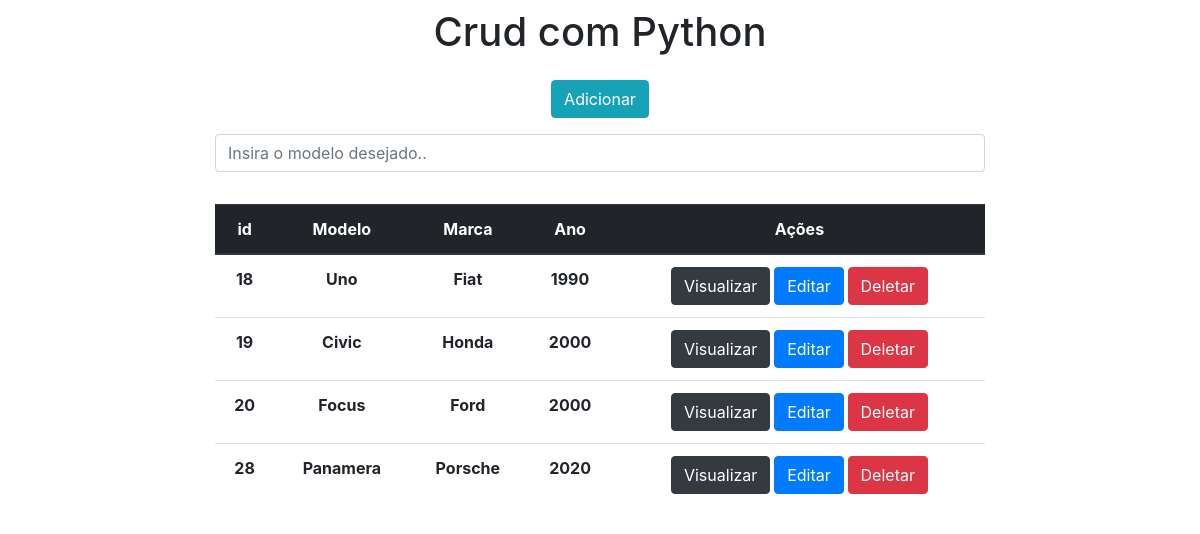
The app's page /, older data.
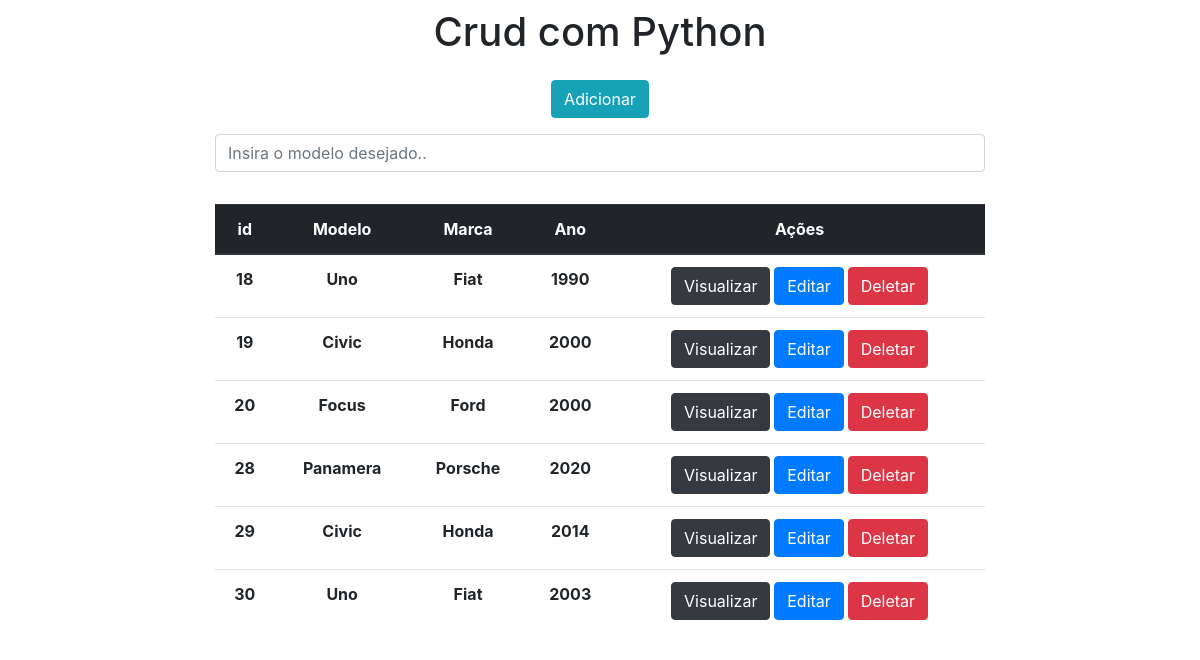
The same page, newer data.
### books/models.py (models this page shows)
class Carros(models.Model):
    modelo = models.CharField(max_length=150)
    marca = models.CharField(max_length=100)
    ano = models.IntegerField()

### books/views.py (the view)
# urls.py: 2. Add a URL to urlpatterns:  path('', views.home, name='home')
def home(request):
    data = {}
    search = request.GET.get('search')
    if search:
        data['db'] = Carros.objects.filter(modelo__icontains= search)
    else:
        data['db'] = Carros.objects.all()
    return render(request, 'index.html', data)

### books/templates/index.html (shortened to what this page needs)
<!DOCTYPE html>
<html lang="en">
<head>
    <link rel="stylesheet" href="https://stackpath.bootstrapcdn.com/bootstrap/4.1.3/css/bootstrap.min.css">
</head>
<body>
    <div class="col-8 m-auto pt-2 pb-2 text-center">
        <h1>Crud com Python</h1>
    </div>
    <div class="col-8 m-auto pt-2 pb-2 text-center">
        <a href="/form"  class="btn btn-info">Adicionar</a>
    </div>
    <div class="col-8 m-auto pt-2 pb-2 text-center">
      <form method="get">
        <input type="text" id="search" name="search" class="form-control" placeholder="Insira o modelo desejado..">
      </form>
  </div>
    <div class="col-8 m-auto pt-4 pb-2 text-center ">
        <table class="table">
            <thead class="thead-dark">
              <tr>
                <th scope="col">id</th>
                <th scope="col">Modelo</th>
                <th scope="col">Marca</th>
                <th scope="col">Ano</th>
                <th scope="col">Ações</th>
              </tr>
            </thead>
            <tbody>
              {% for dbs in db%}
              <tr>
                <th>{{dbs.id}}</th>
                <th>{{dbs.modelo}}</th>
                <th>{{dbs.marca}}</th>
                <th>{{dbs.ano}}</th>
                <th>
                  <a href="/view/{{dbs.id}}/" class="btn btn-dark">Visualizar</a>
                  <a href="/edit/{{dbs.id}}/" class="btn btn-primary">Editar</a>
                  <a href="/delete/{{dbs.id}}/" class="btn btn-danger btnDel">Deletar</a>
                </th>
              </tr>
              {% endfor%}
            </tbody>
          </table>
    </div>
    {% load static %}
</body>
</html>

Row changes from the older to the newer data that the page shows:
added Carros: id "29", modelo "Civic", marca "Honda", ano "2014"
added Carros: id "30", modelo "Uno", marca "Fiat", ano "2003"
